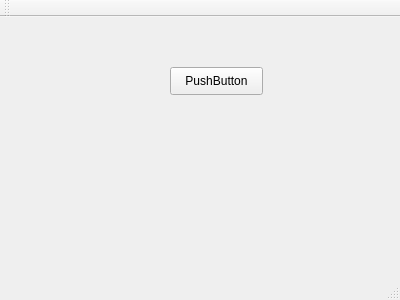
<?xml version="1.0" encoding="UTF-8"?>
<ui version="4.0">
 <class>MainWindow</class>
 <widget class="QMainWindow" name="MainWindow">
  <property name="geometry">
   <rect>
    <x>0</x>
    <y>0</y>
    <width>400</width>
    <height>300</height>
   </rect>
  </property>
  <property name="windowTitle">
   <string>MainWindow</string>
  </property>
  <widget class="QWidget" name="centralWidget">
   <widget class="QPushButton" name="pushButton">
    <property name="geometry">
     <rect>
      <x>170</x>
      <y>50</y>
      <width>93</width>
      <height>28</height>
     </rect>
    </property>
    <property name="text">
     <string>PushButton</string>
    </property>
   </widget>
  </widget>
  <widget class="QMenuBar" name="menuBar">
   <property name="geometry">
    <rect>
     <x>0</x>
     <y>0</y>
     <width>400</width>
     <height>23</height>
    </rect>
   </property>
  </widget>
  <widget class="QToolBar" name="mainToolBar">
   <attribute name="toolBarArea">
    <enum>TopToolBarArea</enum>
   </attribute>
   <attribute name="toolBarBreak">
    <bool>false</bool>
   </attribute>
  </widget>
  <widget class="QStatusBar" name="statusBar"/>
 </widget>
 <layoutdefault spacing="6" margin="11"/>
 <resources/>
 <connections/>
</ui>
